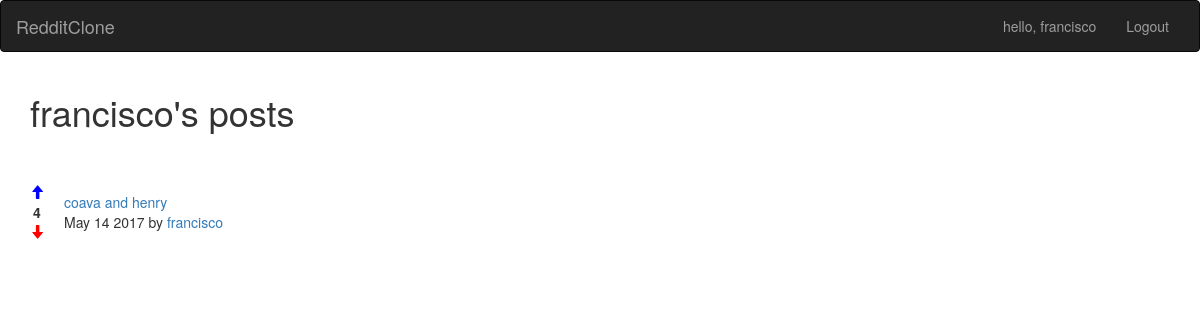
Page /posts/user/2 (signed in) on the committed database.
### posts/models.py (models this page shows)
class Posts(models.Model):
    title = models.CharField(max_length=200)
    url = models.TextField()
    pub_date = models.DateTimeField()
    author = models.ForeignKey(User)
    votes_total = models.IntegerField(default=1)
    def pub_date_pretty(self):
        return self.pub_date.strftime('%b %e %Y')

### posts/views.py (the view)
# urls.py: url(r'^user/(?P<fk>[0-9]+)', views.userposts, name='userposts'),
def userposts(request, fk):
    posts = Posts.objects.filter(author__id=fk).order_by('pub_date')
    author = User.objects.get(pk=fk)
    return render(request, 'posts/userposts.html', {'posts': posts, 'author': author})

### posts/templates/posts/userposts.html (shortened to what this page needs)
{% extends 'base.html' %}
{% block content %}
<h1>{{ author.username }}'s posts</h1>
<br>
{% for post in posts.all %}
<table>
	<tr>
		<td>
			<a href="#" onClick="document.getElementById('upvote{{ post.id }}').submit()">
				<span class="glyphicon glyphicon-arrow-up" aria-hidden="true" style="padding-right: 20px; color: blue;"></span>
			</a>
			<br><strong style="padding-left: 3px;">{{ post.votes_total }}</strong><br>
			<a href="#" onClick="document.getElementById('downvote{{ post.id }}').submit()">
			<span class="glyphicon glyphicon-arrow-down" aria-hidden="true" style="color: red;"></span>
			</a>
		</td>
		<td>
			<a href="{{ post.url }}" target="_blank">{{ post.title }}</a>
			<br>{{ post.pub_date_pretty }} by <a href="{% url 'posts:userposts' post.author.id %}">{{ post.author.username }}</a>
		</td>
	</tr>
	<br>
</table>
{% endfor %}
{% endblock %}

### templates/base.html (shortened to what this page needs)
<!DOCTYPE html>
<html lang="en">
  <head>
    <link rel="stylesheet" href="https://maxcdn.bootstrapcdn.com/bootstrap/3.3.7/css/bootstrap.min.css">
  </head>
  <body>
    <nav class="navbar navbar-inverse">
      <div class="container-fluid">
        <div class="navbar-header">
          <a class="navbar-brand" href="{% url 'home' %}">RedditClone</a>
        </div>
        <div class="collapse navbar-collapse" id="mynav">
          <ul class="nav navbar-nav navbar-right">
            {% if user.is_authenticated %}
            <li><a href="{% url 'posts:userposts' user.id %}">hello, {{ request.user.username }}</a></li>
            <li><a href="#" onClick="document.getElementById('logout').submit()">Logout</a></li>
            {% else %}
            <li><a href="{% url 'accounts:signup' %}">Signup</a></li>
            <li><a href="{% url 'accounts:login' %}">Login</a></li>
            {% endif %}
          </ul>
        </div>
      </div>
    </nav>
    <div class="container">
      {% block content %}
      {% endblock %}
    </div>
  </body>
</html>

### rows in the picture
Posts: votes_total "4", title "coava and henry", pub_date_pretty "May 14 2017", author.username "francisco"

### other values in the picture
{{ request.user.username }} "francisco"
{{ author.username }} "francisco"
